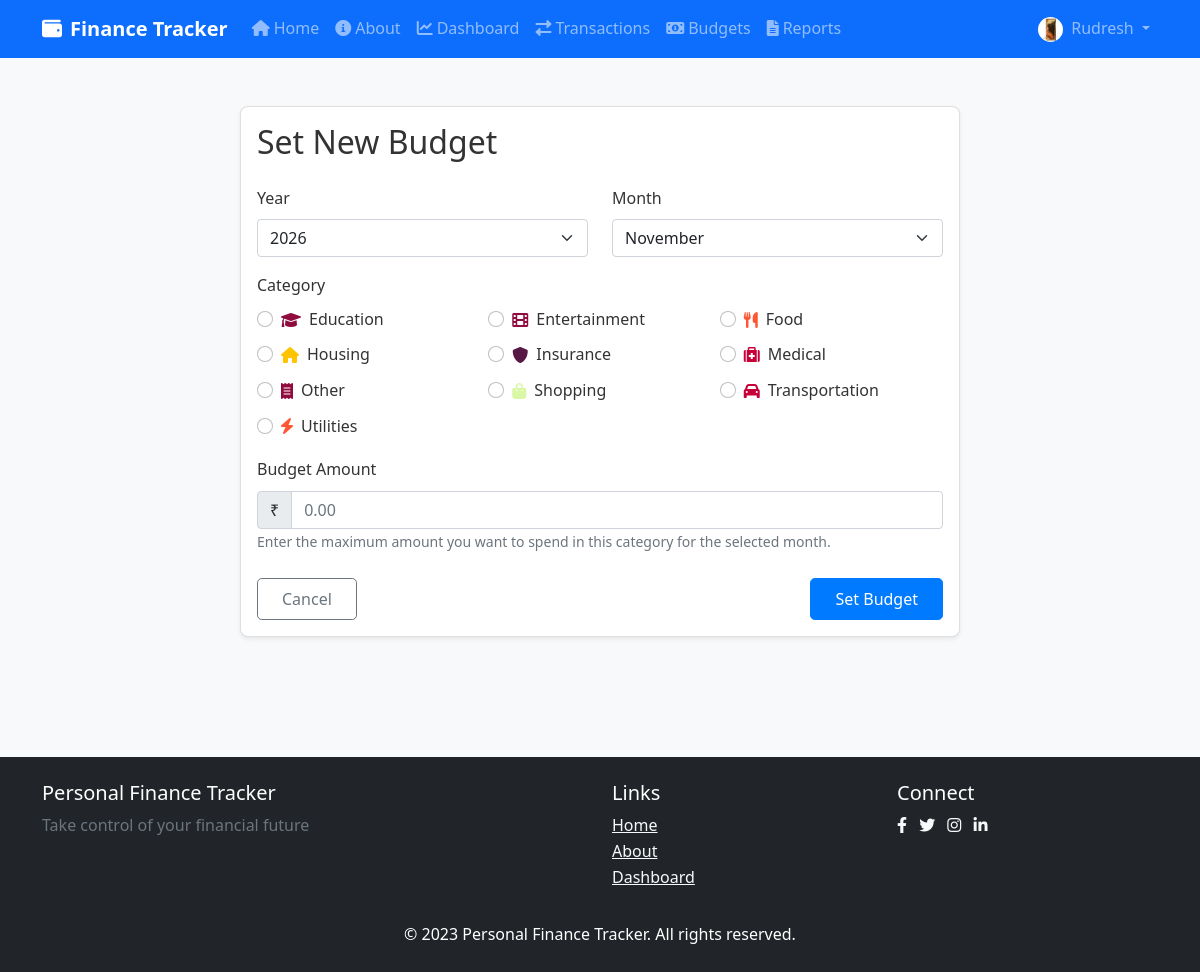
Page /budgets/set (signed in) on the committed database.
### app/models/user.py (models this page shows, shortened)
class User(db.Model, UserMixin):
    id = db.Column(db.Integer, primary_key=True)
    username = db.Column(db.String(20), unique=True, nullable=False)
    email = db.Column(db.String(120), unique=True, nullable=False)
    image_file = db.Column(db.String(20), nullable=False, default='default.jpg')
    password_hash = db.Column(db.String(60), nullable=False)
    created_at = db.Column(db.DateTime, nullable=False, default=datetime.utcnow)
    transactions = db.relationship('Transaction', backref='user', lazy=True)
    budgets = db.relationship('Budget', backref='user', lazy=True)
    @property
    def password(self):
        raise AttributeError('Password is not a readable attribute')

### app/models/category.py (models this page shows, shortened)
class Category(db.Model):
    id = db.Column(db.Integer, primary_key=True)
    name = db.Column(db.String(50), nullable=False, unique=True)
    type = db.Column(db.String(10), nullable=False)  # 'income' or 'expense'
    icon = db.Column(db.String(50), nullable=True)
    color = db.Column(db.String(20), nullable=True)
    transactions = db.relationship('Transaction', backref='category', lazy=True)
    budgets = db.relationship('Budget', backref='category', lazy=True)

### app/routes/budgets.py (the view, shortened to what this page needs)
@budgets.route('/budgets/set', methods=['GET', 'POST'])
@login_required
def set_budget():
    form = BudgetForm()
    expense_categories = Category.query.filter_by(type='expense').order_by(Category.name).all()
    form.category_id.choices = [(c.id, f"{c.name}") for c in expense_categories]
    budget_id = request.args.get('budget_id', type=int)
    budget = None
    if budget_id:
        budget = Budget.query.get_or_404(budget_id)
        if budget.user_id != current_user.id:
            flash('You do not have permission to edit this budget.', 'danger')
            return redirect(url_for('budgets.view_budgets'))
    if request.method == 'GET':
        if budget:
            form.year.data = budget.year
            form.month.data = budget.month
            form.category_id.data = budget.category_id
            form.amount.data = budget.amount
        else:
            now = datetime.now()
            form.year.data = request.args.get('year', now.year, type=int)
            form.month.data = request.args.get('month', now.month, type=int)
    return render_template('set_budget.html', title='Set Budget', form=form, budget=budget, categories=expense_categories)

### app/utils/forms.py
class BudgetForm(FlaskForm):
    amount = FloatField('Budget Amount', validators=[DataRequired()])
    year = SelectField('Year', coerce=int, validators=[DataRequired()])
    month = SelectField('Month', coerce=int, choices=[(1, 'January'), (2, 'February'), (3, 'March'), (4, 'April'),
                                                   (5, 'May'), (6, 'June'), (7, 'July'), (8, 'August'),
                                                   (9, 'September'), (10, 'October'), (11, 'November'), (12, 'December')],
                      validators=[DataRequired()])
    category_id = SelectField('Category', coerce=int, validators=[DataRequired()])
    submit = SubmitField('Set Budget')
    def __init__(self, *args, **kwargs):
        super(BudgetForm, self).__init__(*args, **kwargs)
        self.category_id.choices = [(c.id, c.name) for c in Category.query.filter_by(type='expense').order_by(Category.name).all()]
        current_year = datetime.utcnow().year
        self.year.choices = [(year, str(year)) for year in range(current_year, current_year + 6)]

### app/models/user.py (called while the page is built)
@login_manager.user_loader
def load_user(user_id):
    return User.query.get(int(user_id))

### app/templates/set_budget.html (shortened to what this page needs)
{% extends "layout.html" %}
{% block content %}
<div class="container py-4">
    <div class="row">
        <div class="col-lg-8 mx-auto">
            <div class="card shadow-sm">
                <div class="card-body">
                    <h2 class="mb-4">{% if request.args.get('budget_id') %}Edit{% else %}Set New{% endif %} Budget</h2>
                    <form method="POST" action="">
                        <div class="row mb-3">
                            <div class="col-md-6">
                                <div class="form-group">
                                    {{ form.year.label(class="form-label") }}
                                    {{ form.year(class="form-select") }}
                                </div>
                            </div>
                            <div class="col-md-6">
                                <div class="form-group">
                                    {{ form.month.label(class="form-label") }}
                                    {{ form.month(class="form-select") }}
                                </div>
                            </div>
                        </div>
                        <div class="form-group mb-3">
                            {{ form.category_id.label(class="form-label") }}
                            <div class="row g-2 mb-2">
                                {% for category in categories %}
                                <div class="col-6 col-md-4">
                                    <div class="form-check">
                                        <input class="form-check-input" type="radio" name="category_id" id="category{{ category.id }}"
                                            value="{{ category.id }}" {% if category.id == form.category_id.data %}checked{% endif %}>
                                        <label class="form-check-label d-flex align-items-center" for="category{{ category.id }}">
                                            <i class="fas fa-{{ category.icon }} me-2" style="color: {{ category.color }};"></i>
                                            {{ category.name }}
                                        </label>
                                    </div>
                                </div>
                                {% endfor %}
                            </div>
                        </div>
                        <div class="form-group mb-4">
                            {{ form.amount.label(class="form-label") }}
                            <div class="input-group">
                                <span class="input-group-text">₹</span>
                                {{ form.amount(class="form-control", placeholder="0.00") }}
                            </div>
                            <small class="form-text text-muted">Enter the maximum amount you want to spend in this category for the selected month.</small>
                        </div>
                        <div class="d-flex justify-content-between">
                            <a href="{{ url_for('budgets.view_budgets') }}" class="btn btn-outline-secondary">Cancel</a>
                            {{ form.submit(class="btn btn-primary") }}
                        </div>
                    </form>
                </div>
            </div>
        </div>
    </div>
</div>
{% endblock %}

### app/templates/layout.html (shortened to what this page needs)
<!DOCTYPE html>
<html lang="en">
<head>
    <link href="https://cdn.jsdelivr.net/npm/bootstrap@5.1.3/dist/css/bootstrap.min.css" rel="stylesheet">
    <link rel="stylesheet" href="https://cdnjs.cloudflare.com/ajax/libs/font-awesome/6.0.0-beta3/css/all.min.css">
    <link rel="stylesheet" href="{{ url_for('static', filename='css/main.css') }}">
</head>
<body>
    <header>
        <nav class="navbar navbar-expand-lg navbar-dark bg-primary">
            <div class="container">
                <a class="navbar-brand" href="{{ url_for('main.welcome') }}">
                    <i class="fas fa-wallet me-2"></i>Finance Tracker
                </a>
                <div class="collapse navbar-collapse" id="navbarNav">
                    <ul class="navbar-nav me-auto mb-2 mb-lg-0">
                        <li class="nav-item">
                            <a class="nav-link {% if request.endpoint == 'main.welcome' %}active{% endif %}" href="{{ url_for('main.welcome') }}">
                                <i class="fas fa-home me-1"></i>Home
                            </a>
                        </li>
                        <li class="nav-item">
                            <a class="nav-link {% if request.endpoint == 'main.about' %}active{% endif %}" href="{{ url_for('main.about') }}">
                                <i class="fas fa-info-circle me-1"></i>About
                            </a>
                        </li>
                        {% if current_user.is_authenticated %}
                            <li class="nav-item">
                                <a class="nav-link {% if request.endpoint == 'dashboard.home' %}active{% endif %}" href="{{ url_for('dashboard.home') }}">
                                    <i class="fas fa-chart-line me-1"></i>Dashboard
                                </a>
                            </li>
                            <li class="nav-item">
                                <a class="nav-link {% if request.endpoint == 'transactions.view_transactions' %}active{% endif %}" href="{{ url_for('transactions.view_transactions') }}">
                                    <i class="fas fa-exchange-alt me-1"></i>Transactions
                                </a>
                            </li>
                            <li class="nav-item">
                                <a class="nav-link {% if request.endpoint == 'budgets.view_budgets' %}active{% endif %}" href="{{ url_for('budgets.view_budgets') }}">
                                    <i class="fas fa-money-bill-alt me-1"></i>Budgets
                                </a>
                            </li>
                            <li class="nav-item">
                                <a class="nav-link {% if request.endpoint == 'reports.generate_report' %}active{% endif %}" href="{{ url_for('reports.generate_report') }}">
                                    <i class="fas fa-file-alt me-1"></i>Reports
                                </a>
                            </li>
                        {% endif %}
                    </ul>
                    <ul class="navbar-nav">
                        {% if current_user.is_authenticated %}
                            <li class="nav-item dropdown">
                                <a class="nav-link dropdown-toggle" href="#" id="userDropdown" role="button" data-bs-toggle="dropdown">
                                    <img src="{{ url_for('static', filename='profile_pics/' + current_user.image_file) }}" alt="Profile" class="rounded-circle me-1" style="width: 25px; height: 25px;">
                                    {{ current_user.username }}
                                </a>
                            </li>
                        {% endif %}
                    </ul>
                </div>
            </div>
        </nav>
    </header>
    <main class="container py-4">
        {% block content %}{% endblock %}
    </main>
    <footer class="bg-dark text-white py-4 mt-5">
        <div class="container">
            <div class="row">
                <div class="col-md-6">
                    <h5>Personal Finance Tracker</h5>
                    <p class="text-muted">Take control of your financial future</p>
                </div>
                <div class="col-md-3">
                    <h5>Links</h5>
                    <ul class="list-unstyled">
                        <li><a href="{{ url_for('main.welcome') }}" class="text-light">Home</a></li>
                        <li><a href="{{ url_for('main.about') }}" class="text-light">About</a></li>
                        {% if current_user.is_authenticated %}
                            <li><a href="{{ url_for('dashboard.home') }}" class="text-light">Dashboard</a></li>
                        {% else %}
                            <li><a href="{{ url_for('auth.login') }}" class="text-light">Login</a></li>
                        {% endif %}
                    </ul>
                </div>
                <div class="col-md-3">
                    <h5>Connect</h5>
                    <div class="social-links">
                        <a href="#" class="text-light me-2"><i class="fab fa-facebook-f"></i></a>
                        <a href="#" class="text-light me-2"><i class="fab fa-twitter"></i></a>
                        <a href="#" class="text-light me-2"><i class="fab fa-instagram"></i></a>
                        <a href="#" class="text-light"><i class="fab fa-linkedin-in"></i></a>
                    </div>
                </div>
            </div>
            <div class="row mt-3">
                <div class="col-12 text-center">
                    <p class="mb-0">&copy; 2023 Personal Finance Tracker. All rights reserved.</p>
                </div>
            </div>
        </div>
    </footer>
</body>
</html>

### app/static/css/main.css (style rules this page uses)
body { font-family: 'Segoe UI', Tahoma, Geneva, Verdana, sans-serif; line-height: 1.6; color: #333; background-color: #f8f9fa; }
.navbar-brand { font-weight: bold; }
.card { border-radius: 0.5rem; box-shadow: 0 0.125rem 0.25rem rgba(0, 0, 0, 0.075); transition: transform 0.2s, box-shadow 0.2s; margin-bottom: 1.5rem; }
.btn { border-radius: 0.3rem; padding: 0.5rem 1.5rem; }
.btn-primary { background-color: #007bff; border-color: #007bff; }
footer { margin-top: 3rem; }

### rows in the picture
User: image_file (picture), username "Rudresh"
Category: category_id "☐ Education", name "Education"
Category: category_id "☐ Entertainment", name "Entertainment"
Category: category_id "☐ Food", name "Food"
Category: category_id "☐ Housing", name "Housing"
Category: category_id "☐ Insurance", name "Insurance"
Category: category_id "☐ Medical", name "Medical"
Category: category_id "☐ Other", name "Other"
Category: category_id "☐ Shopping", name "Shopping"
Category: category_id "☐ Transportation", name "Transportation"
Category: category_id "☐ Utilities", name "Utilities"
